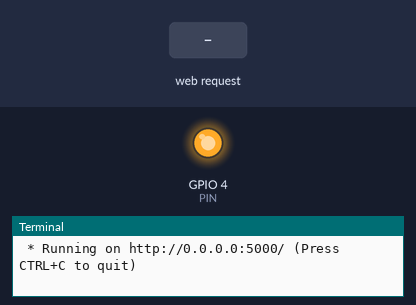
A program run on a simulated Raspberry Pi (BCM pin numbers). On the bench: output pins drawn as LEDs (lit = HIGH), the last lines printed to the terminal. Inputs (shaded band) come from the test bench. The clock reads 2024-03-15 10:24:30 at power-on unless the program sets it.

Above: at 1.2 s.
1.3 s: HTTP request for /toggle-relay received
At 2.2 s:
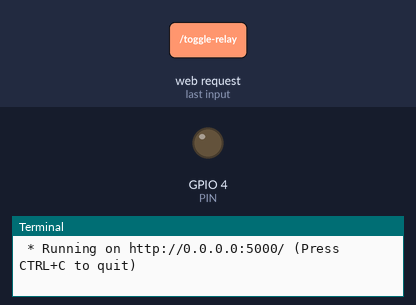
4.3 s: HTTP request for /toggle-relay received with the fields duration=0
At 7.1 s:
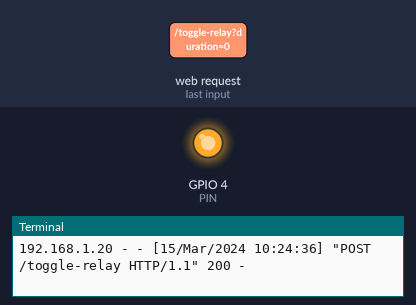
7.3 s: HTTP request for /toggle-relay received with the fields duration=50
At 7.9 s:
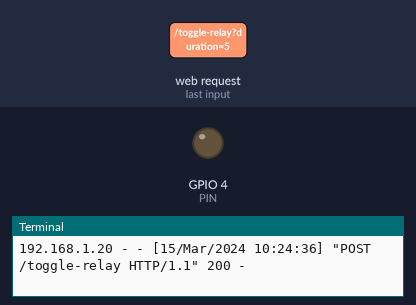
Timing chart, 0 to 10.8 s (numbered marks = the images above; inputs shaded):
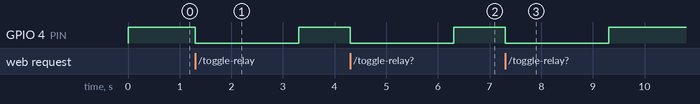

The program:

relay_server.py
```python
import time
import atexit
import RPi.GPIO as GPIO
from flask import Flask
from flask import request

PIN = 4
app = Flask(__name__)
GPIO.setmode(GPIO.BCM)
GPIO.setup(PIN, GPIO.OUT, initial=GPIO.HIGH)

@app.route('/toggle-relay', methods=['POST'])
def toggle_relay():
    duration = request.args.get('duration')
    if duration is None:
      duration = '2'
    GPIO.output(PIN, GPIO.LOW)
    time.sleep(float(duration))
    GPIO.output(PIN, GPIO.HIGH)
    return'ok', 200

@atexit.register
def exit():
    GPIO.cleanup()

if __name__ == '__main__':
      app.run(host='0.0.0.0', port=5000)
```

Measured:
- after the input at 1.3 s, GPIO 4 (PIN): HIGH → LOW at once, → HIGH 2.0 s later
- after the input at 4.3 s, GPIO 4 (PIN): HIGH → LOW at once, → HIGH 2.0 s later
- after the input at 7.3 s, GPIO 4 (PIN): HIGH → LOW at once, → HIGH 2.0 s later
